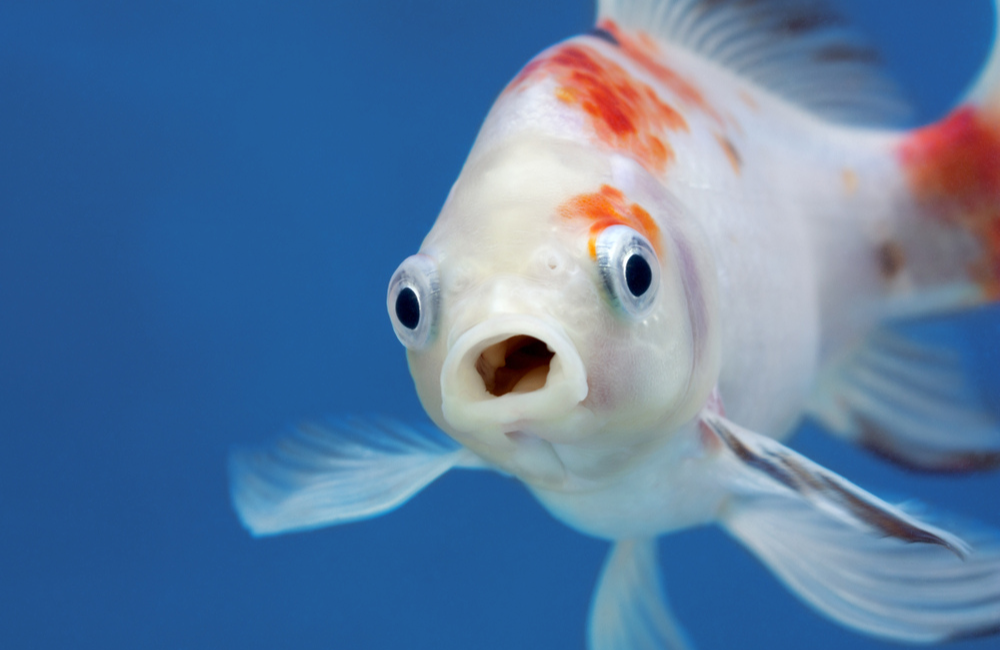
#> input picture img/3.png, 1000 x 650 px, found by its file name
$ jupyter execute 17-Derri-filter.ipynb
#> lines starting #> are read from the running program, lines starting #| are printed output that depends on the picture
[cell 1]
from PIL import Image
import matplotlib.pyplot as plt
import numpy as np
from scipy import ndimage

[cell 2]
# duong dan anh
my_dir = 'C:/Users/Admin/Documents/CVs/img/'
my_path = my_dir + "3.png";

# doc anh
img = Image.open(my_path)
#> img is the input picture: PIL image 1000x650 RGBA; mean R, G, B, A 88.2, 121.3, 159.7, 255

#chuyen anh ve array
img_arr = np.array(img)
print(img_arr.shape)
#| (650, 1000, 4)

#chuyen sang array anh xam
img_gray_arr = np.array(img.convert('L'))
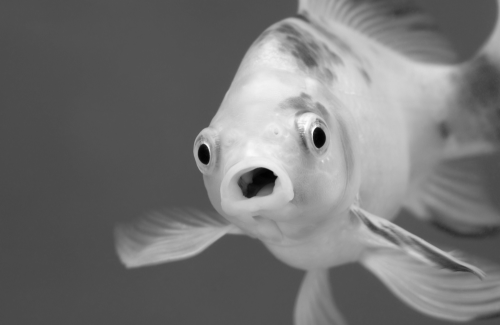
#> img_gray_arr: shape (650, 1000) (shown at 1/2 size); min 1, max 255, mean 115.8
print(img_gray_arr.shape)
#| (650, 1000)

[cell 3]
# thử bộ lọc sobel
# tính grandient theo trục x (y)
gra_x = ndimage.sobel(img_gray_arr, axis=0, mode='constant')
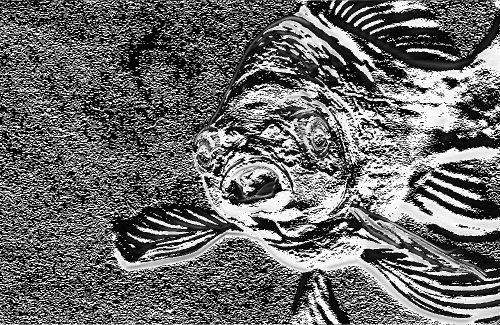
#> gra_x: shape (650, 1000) (shown at 1/2 size); min 0, max 255, mean 106.1
gra_y = ndimage.sobel(img_gray_arr, axis=1, mode='constant')
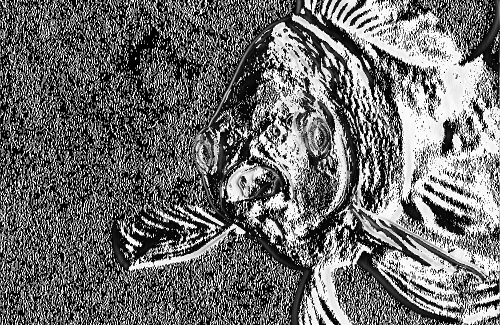
#> gra_y: shape (650, 1000) (shown at 1/2 size); min 0, max 255, mean 109.4

#hiển thị ảnh
fig, axs = plt.subplots(3,1, figsize=(10,10))

plt.subplot(3,1,1)
plt.imshow(img_gray_arr, cmap='gray')
plt.title("Original")

plt.subplot(3,1,2)
plt.imshow(gra_x, cmap='gray')
plt.title("Gradient X")

plt.subplot(3,1,3)
plt.imshow(gra_y, cmap='gray')
plt.title("Gradient Y")

plt.show()
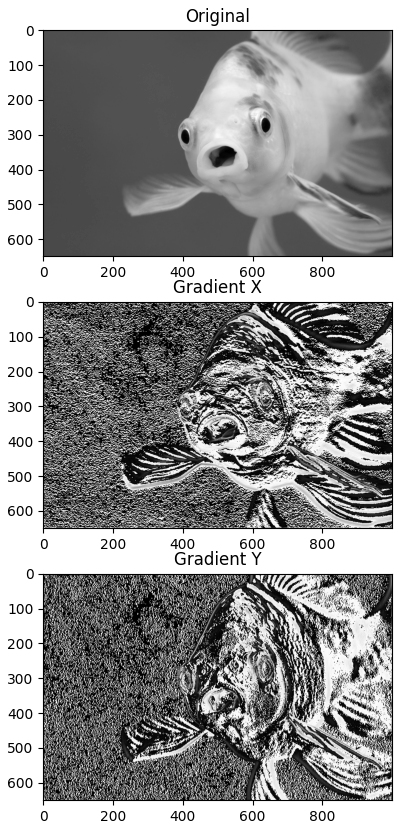
#> figure drawn by matplotlib, 3 panels

[cell 4]
# thử bộ lọc sobel
# tính grandient theo trục x (y)
sobel_x = np.array([[-1, 0, 1], [-2, 0, 2], [-1, 0, 1]])
sobel_y = np.array([[1, 2, 1], [0, 0, 0], [-1, -2, -1]])

gra_x = ndimage.convolve(img_gray_arr, sobel_x, mode='constant')
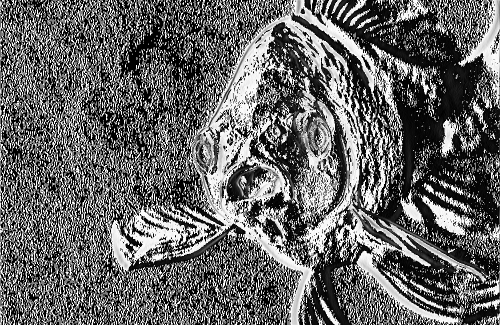
#> gra_x: shape (650, 1000) (shown at 1/2 size); min 0, max 255, mean 101.5
gra_y = ndimage.convolve(img_gray_arr, sobel_y, mode='constant')

# tính biên độ gradient
gra_mag = np.sqrt(gra_x**2 + gra_y**2)
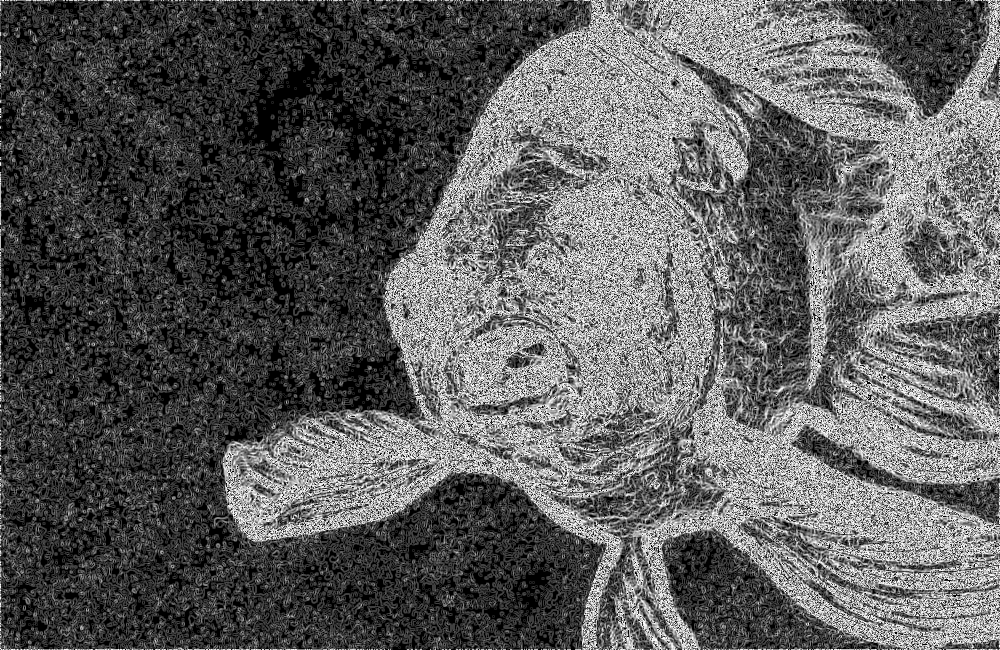
#> gra_mag: shape (650, 1000) float16; min 0, max 15.81, mean 5.73; drawn with min black and max white

#hiển thị ảnh
fig, axs = plt.subplots(2,1, figsize=(10,10))

plt.subplot(2,1,1)
plt.imshow(img_gray_arr, cmap='gray')
plt.title("Original")

plt.subplot(2,1,2)
plt.imshow(gra_mag, cmap='gray')
plt.title("Gradient Mag")

plt.show()

$ run again, with img/1.png copied over img/3.png
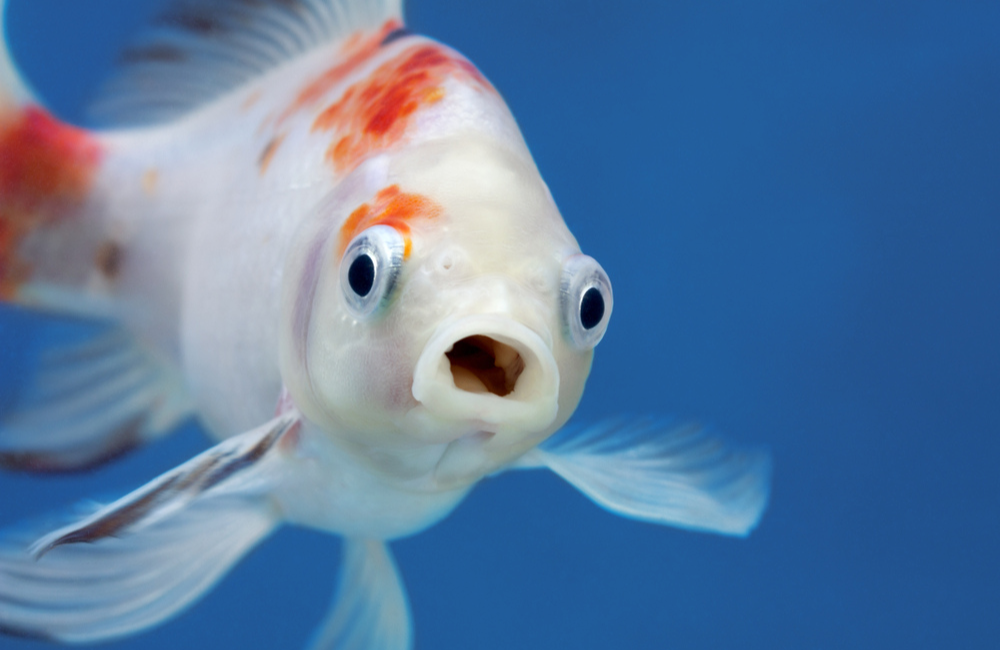
#> input picture img/1.png, 1000 x 650 px, found by its file name
#> img is the input picture: PIL image 1000x650 RGBA; mean R, G, B, A 88.2, 121.3, 159.7, 255
#| (650, 1000, 4)
#| (650, 1000)
#> `gra_x = ndimage.convolve(img_gray_arr, sobel_x, mode='constant')`:
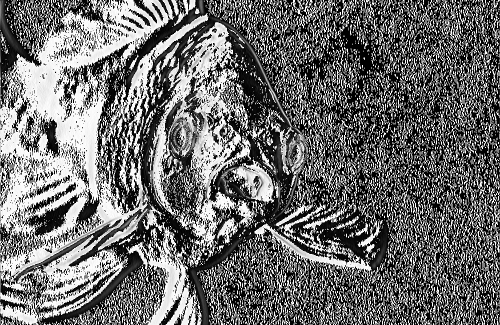
#> gra_x: shape (650, 1000) (shown at 1/2 size); min 0, max 255, mean 109.4
#> `gra_mag = np.sqrt(gra_x**2 + gra_y**2)`:
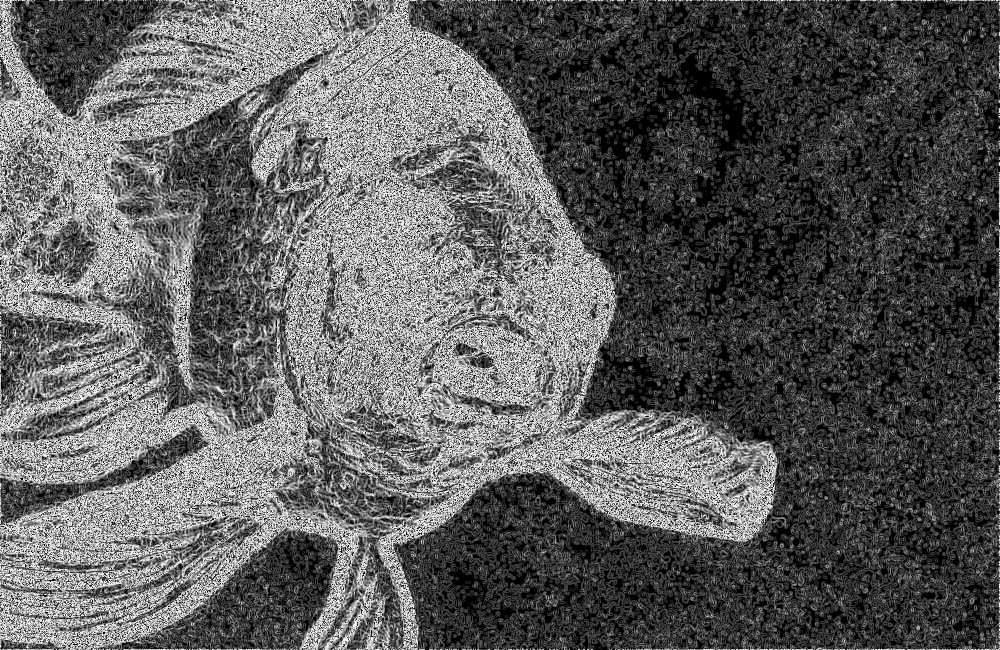
#> gra_mag: shape (650, 1000) float16; min 0, max 15.81, mean 5.73; drawn with min black and max white

$ run again, with img/2.jpg saved as img/3.png
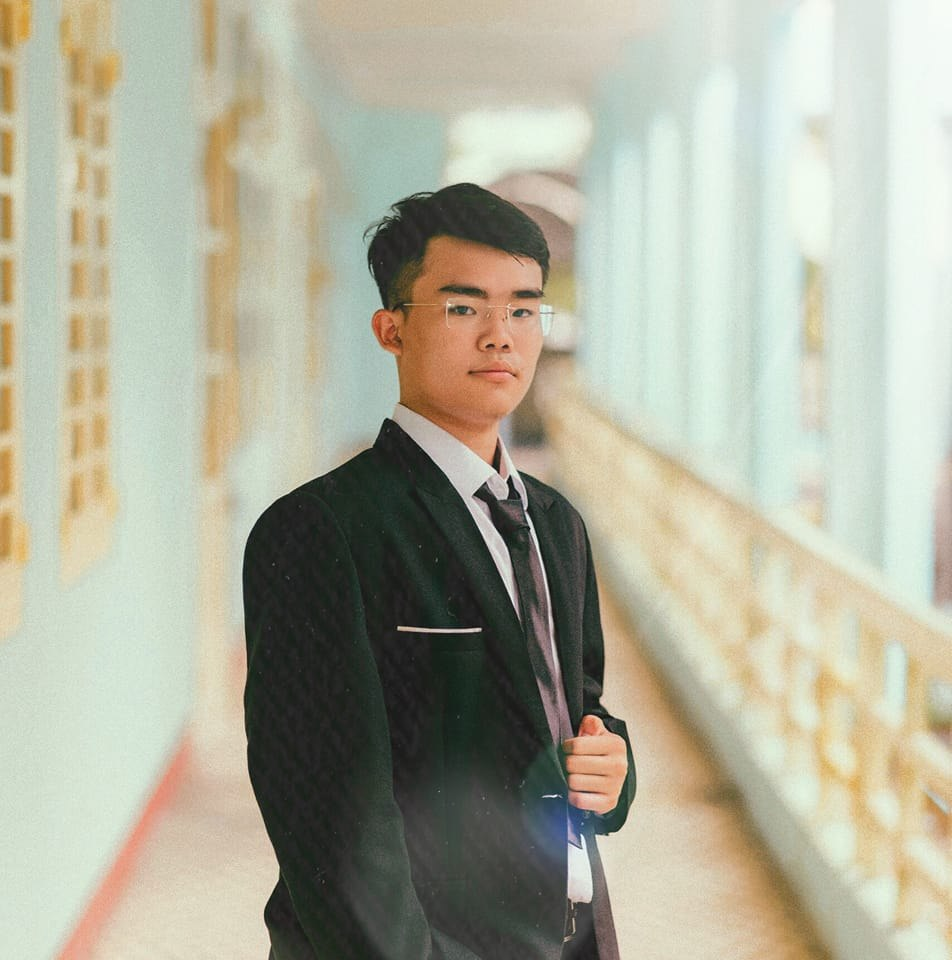
#> input picture img/2.jpg, 952 x 960 px, found by its file name
#> img is the input picture: PIL image 952x960 RGB; mean R, G, B 175.3, 174.7, 156.8
#| (960, 952, 3)
#| (960, 952)
#> `gra_x = ndimage.convolve(img_gray_arr, sobel_x, mode='constant')`:
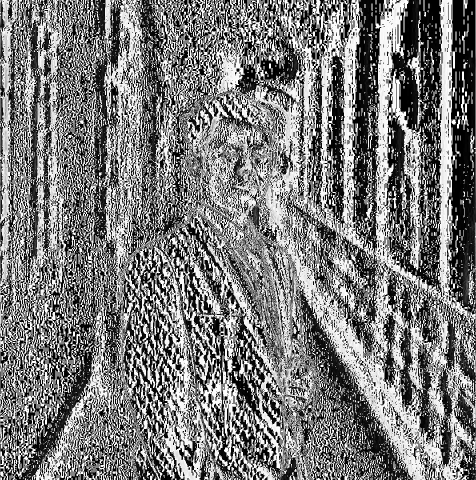
#> gra_x: shape (960, 952) (shown at 1/2 size); min 0, max 255, mean 121.5
#> `gra_mag = np.sqrt(gra_x**2 + gra_y**2)`:
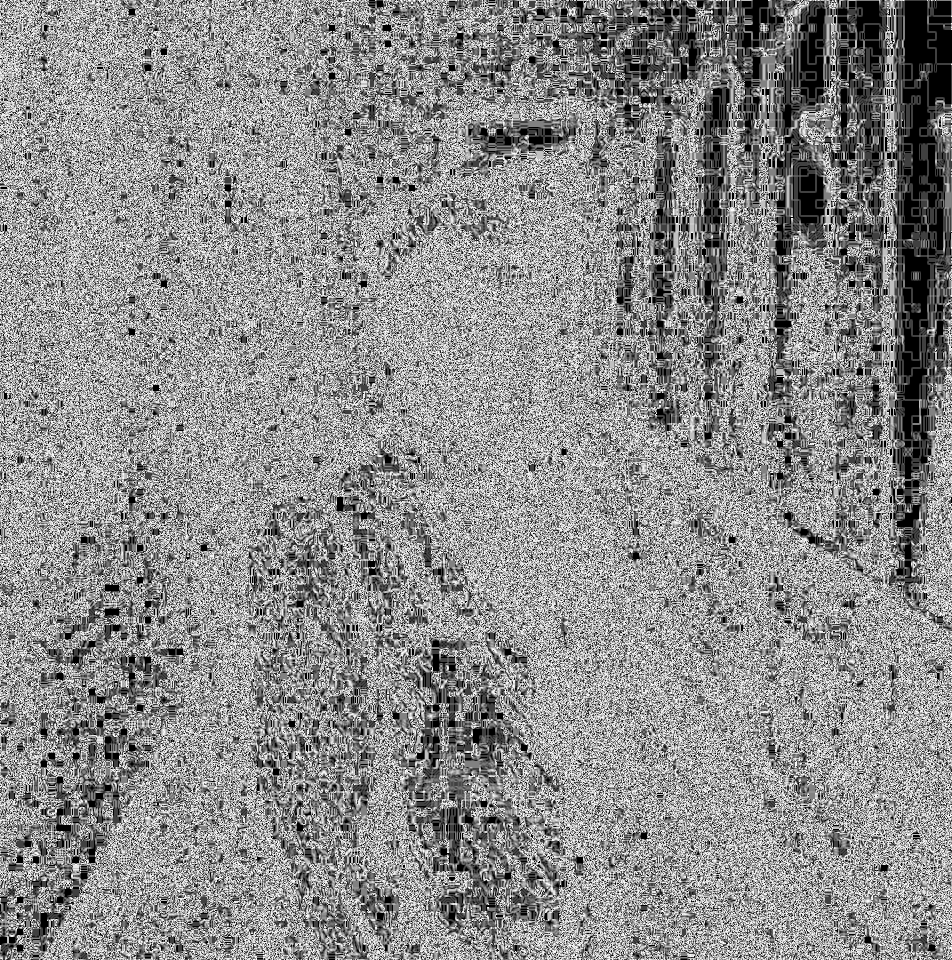
#> gra_mag: shape (960, 952) float16; min 0, max 15.81, mean 8.68; drawn with min black and max white
